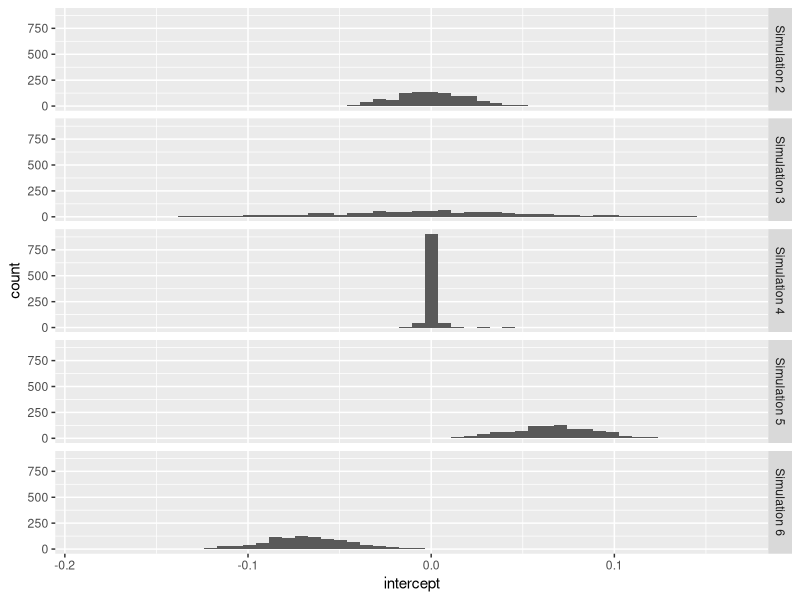
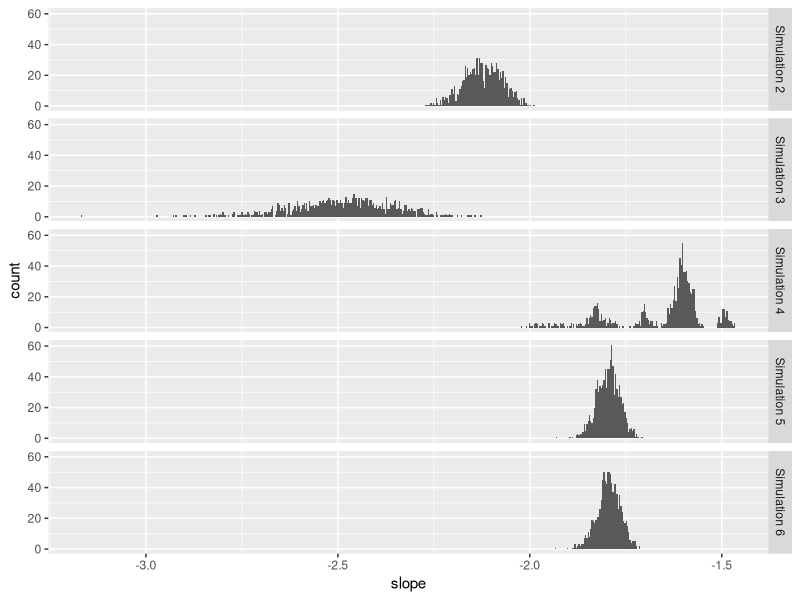
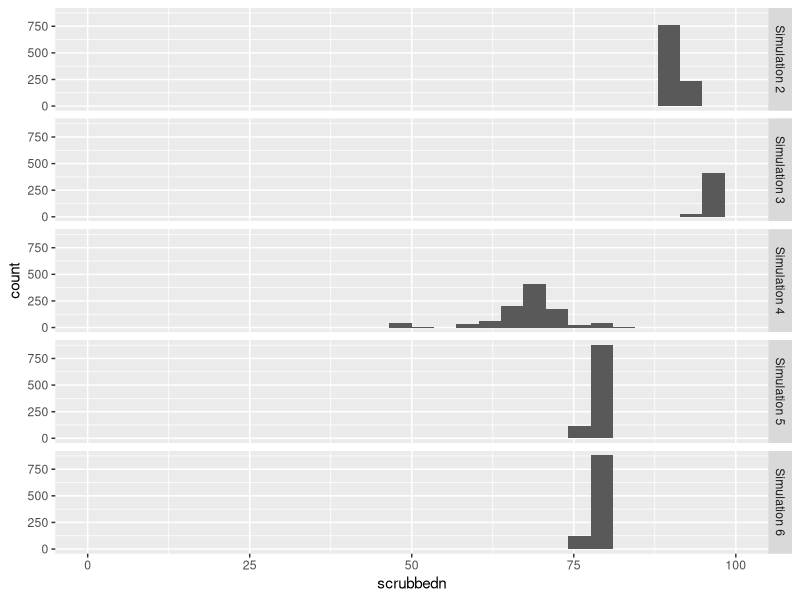

The R source for these figures, in order:
library(ggplot2)

coeficients <- read.csv("pvalue_to_b_estimates.csv")

ggplot(data = coeficients, aes(x = intercept)) + geom_histogram(bins = 50) + facet_grid(simulation~.)
ggplot(data = coeficients, aes(x = slope)) + geom_histogram(bins = 500) + facet_grid(simulation~.)

ggplot(data = coeficients, aes(x = scrubbedn)) + geom_histogram() + xlim(0, 100) + facet_grid(simulation~.)

psych::describeBy(coeficients, coeficients$simulation)
